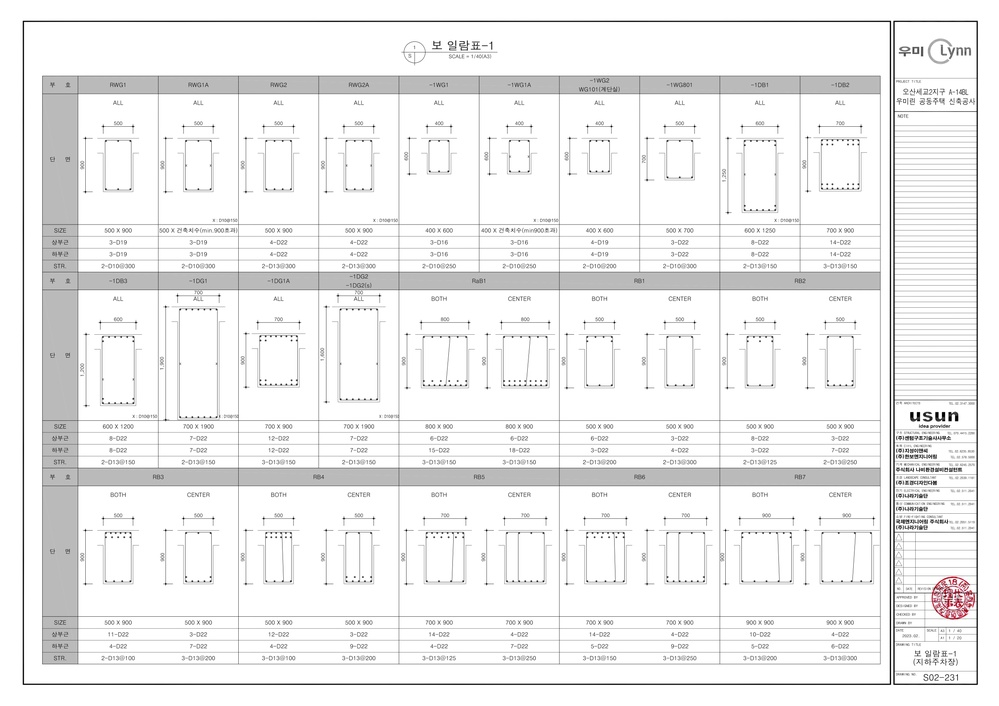
#> input picture your_image.jpg, 999 x 706 px, shrunk from 4963 x 3509 before the run
$ python use_img.py
#> lines starting #> are read from the running program, lines starting #| are printed output that depends on the picture; after the words box and inside, x2 and y2 are one past the last pixel; in counts of white or black regions, pixels touching at a corner belong together
import cv2
import numpy as np

# Load your image
image = cv2.imread('your_image.jpg')
#> image is the input picture: shape (706, 999, 3); mean B, G, R 239.4, 239.4, 239.5

# Convert the image to the HSV color space (Hue, Saturation, Value)
hsv = cv2.cvtColor(image, cv2.COLOR_BGR2HSV)
#> hsv: shape (706, 999, 3); mean H, S, V 0.5, 0.2, 239.5

# Define the lower and upper color range for segmentation (adjust these values based on your image)
lower_color = np.array([0, 0, 0])  # Lower range for black
upper_color = np.array([255, 255, 100])  # Upper range for a lighter color (e.g., yellow)

# Create a mask to segment the regions of interest
mask = cv2.inRange(hsv, lower_color, upper_color)
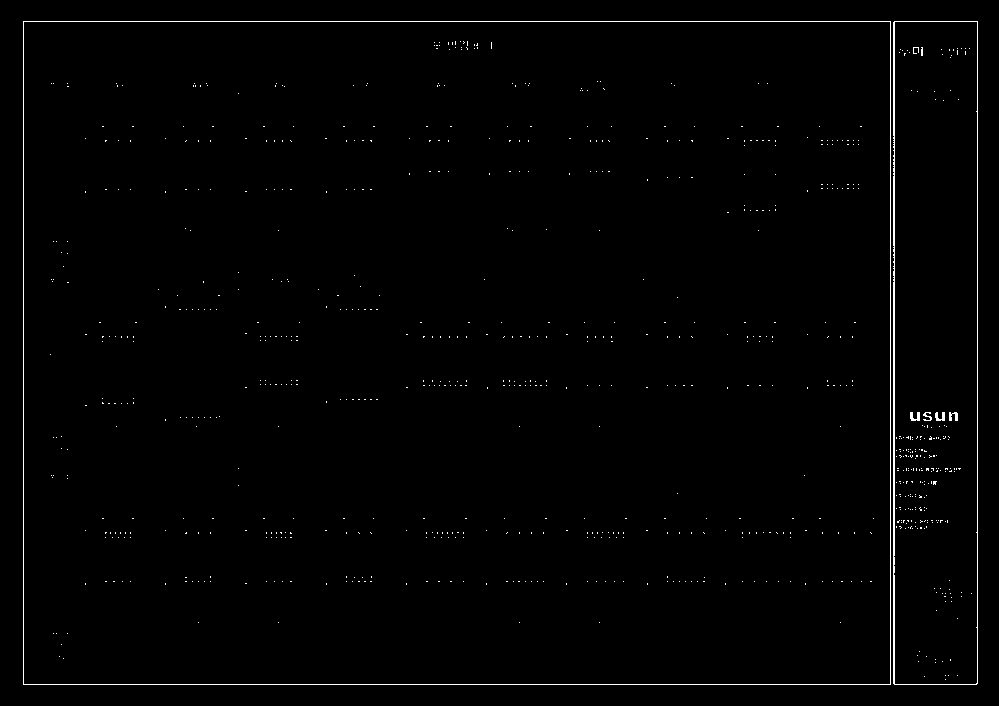
#> mask: shape (706, 999); 0.96% white in thin lines or dots, all inside (x1, y1, x2, y2) = (23, 21, 978, 685)

# Find contours in the mask
contours, _ = cv2.findContours(mask, cv2.RETR_EXTERNAL, cv2.CHAIN_APPROX_SIMPLE)
#> contours = 2 contours; box (x1, y1, x2, y2) and area: (23, 21, 891, 685) 574821, (893, 21, 978, 685) 55656

# Initialize a counter for saved cropped images
crop_counter = 0

# Loop through the detected contours
for contour in contours:
    # Get the bounding box of the contour
    x, y, w, h = cv2.boundingRect(contour)

    # Crop the region of interest (ROI) from the original image
    roi = image[y:y + h, x:x + w]

    # Save the cropped ROI as a separate image
    cv2.imwrite(f'roi_{crop_counter}.jpg', roi)

    # Increment the counter
    crop_counter += 1
#> this loop made 2 passes
#> (x, y, w, h, crop_counter) on pass 1: (893, 21, 85, 664, 1)
#> (contour, x, y, w, h, crop_counter) on pass 2: ([[23, 21], [23, 684], [890, 684], [890, 21]], 23, 21, 868, 664, 2)
#> pass 1, `roi = image[y:y + h, x:x + w]`:
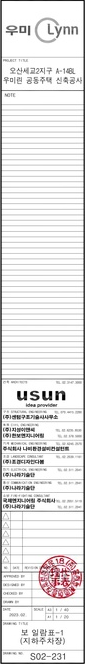
#> roi: shape (664, 85, 3); mean B, G, R 228, 227.7, 229.2
#> pass 2, `roi = image[y:y + h, x:x + w]`:
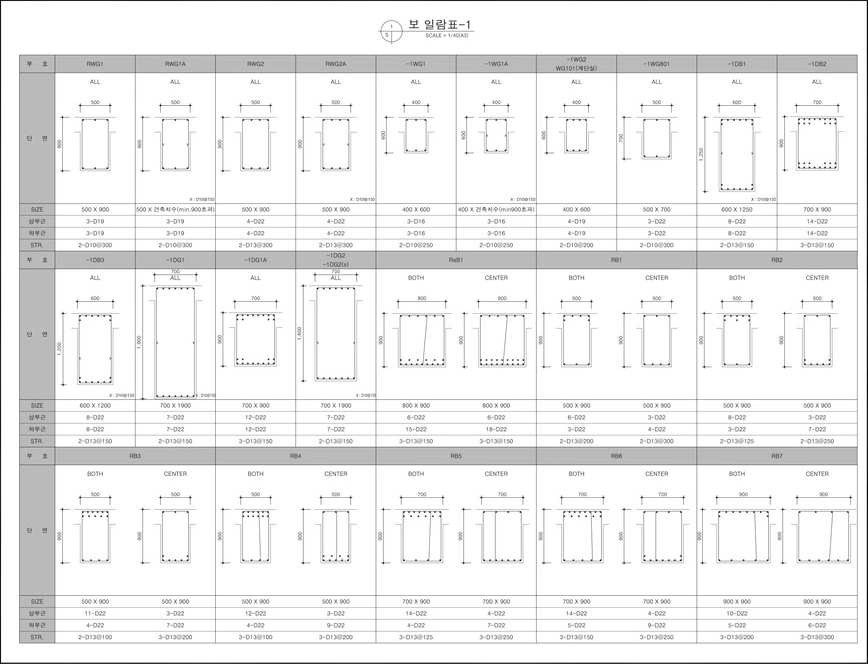
#> roi: shape (664, 868, 3); min 0, max 255, mean 238.8
#> after the loop, crop_counter = 2

# Print the number of cropped regions
print(f"{crop_counter} regions of interest cropped and saved.")
#| 2 regions of interest cropped and saved.

$ run again, with that_page-0002.jpg copied over your_image.jpg
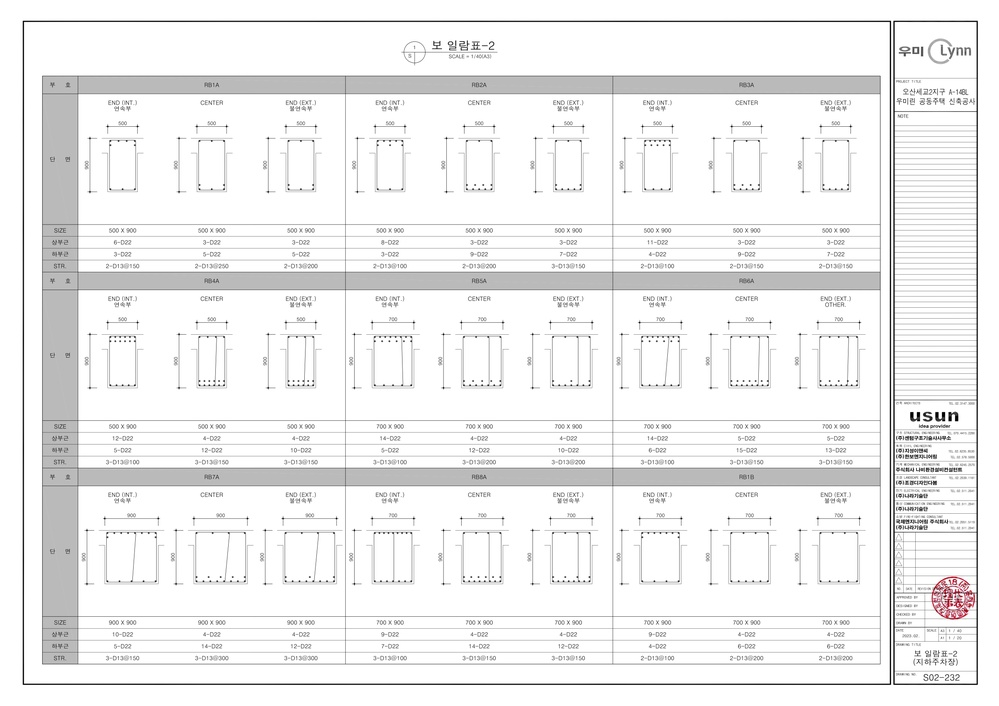
#> input picture that_page-0002.jpg, 999 x 706 px, shrunk from 4963 x 3509 before the run
#> image is the input picture: shape (706, 999, 3); mean B, G, R 239.8, 239.8, 239.9
#> hsv: shape (706, 999, 3); mean H, S, V 0.5, 0.2, 239.9
#> `mask = cv2.inRange(hsv, lower_color, upper_color)`:
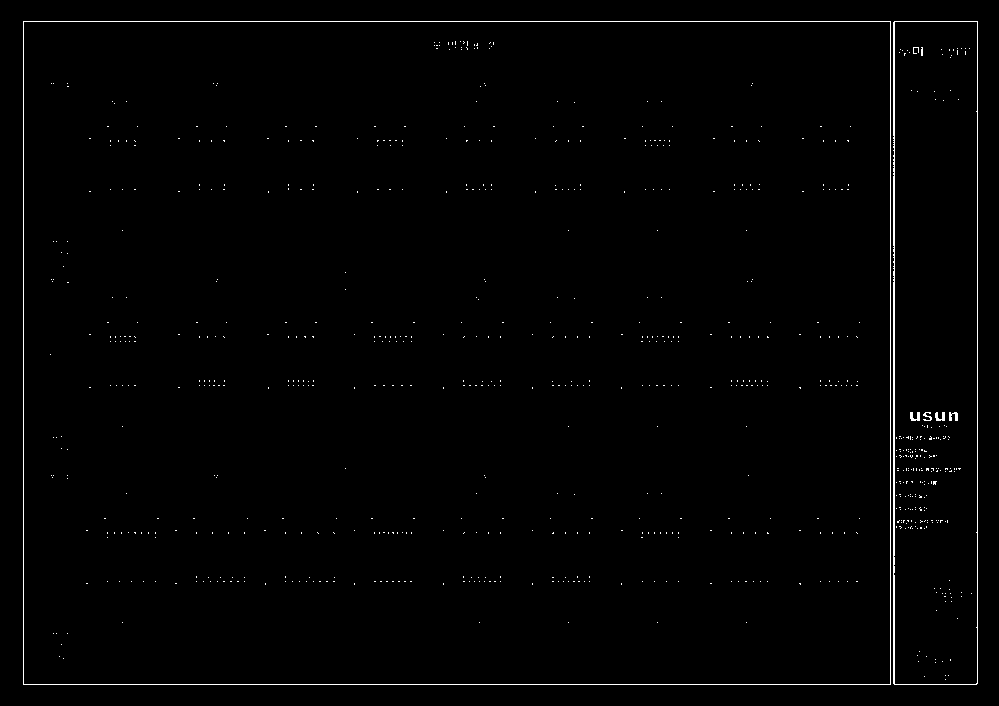
#> mask: shape (706, 999); 0.96% white in thin lines or dots, all inside (x1, y1, x2, y2) = (23, 21, 978, 685)
#> contours = 2 contours; box (x1, y1, x2, y2) and area: (23, 21, 891, 685) 574821, (893, 21, 978, 685) 55656
#> the loop `for contour in contours:` made 2 passes
#> (x, y, w, h, crop_counter) on pass 1: (893, 21, 85, 664, 1)
#> pass 2, `roi = image[y:y + h, x:x + w]`:
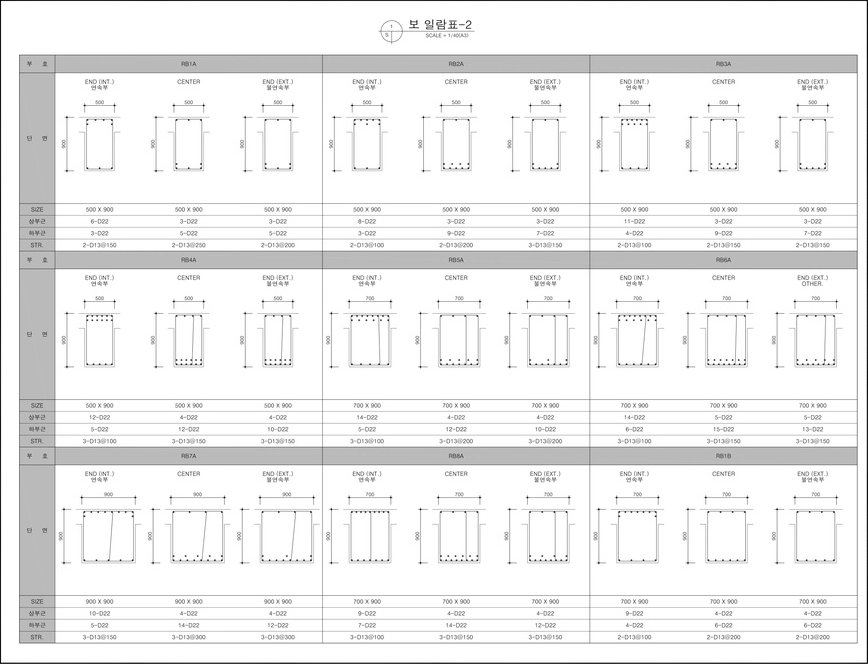
#> roi: shape (664, 868, 3); min 0, max 255, mean 239.4
#> after the loop `for contour in contours:`: crop_counter = 2
#| 2 regions of interest cropped and saved.
